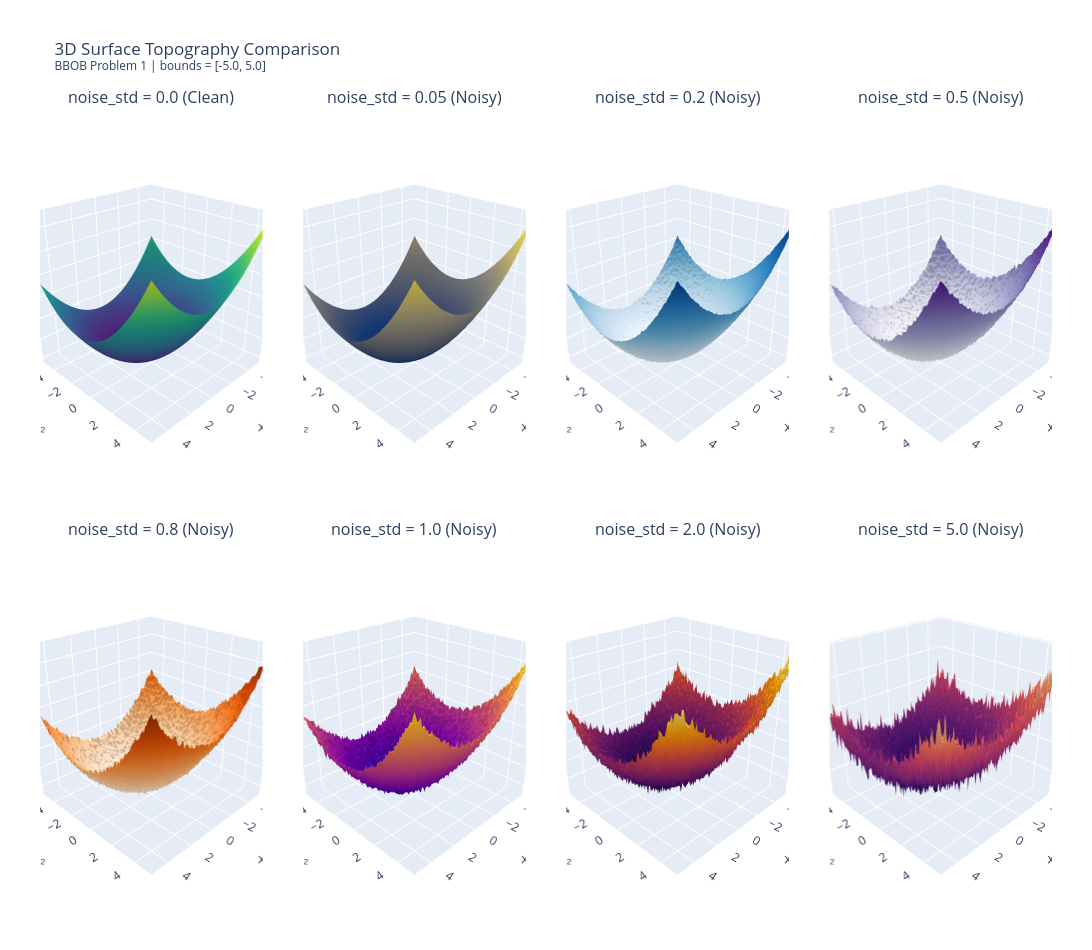

Notebook source saved alongside this figure:
### Markdown cell above
## 4. 3D Surface Topography Comparison
Render 3D surface plots for all noise standard deviation levels (`all_stds`) to analyze surface roughness and gradient degradation.

### Code cell
fig_3d_titles = [f"noise_std = {std} ({'Clean' if std==0.0 else 'Noisy'})" for std in all_stds]
fig_3d = make_subplots(
    rows=2, cols=4,
    specs=[[{'type': 'surface'} for _ in range(4)] for _ in range(2)],
    subplot_titles=fig_3d_titles,
    horizontal_spacing=0.04,
    vertical_spacing=0.08
)

coords_3d = [(1, 1), (1, 2), (1, 3), (1, 4), (2, 1), (2, 2), (2, 3), (2, 4)]
colorscales_3d = ['Viridis', 'Cividis', 'Blues', 'Purples', 'Oranges', 'Plasma', 'Inferno', 'Magma']

for std, (r, c), cscale in zip(all_stds, coords_3d, colorscales_3d):
    fig_3d.add_trace(
        go.Surface(
            x=X, y=Y, 
            z=landscapes[std], 
            colorscale=cscale, 
            showscale=False
        ),
        row=r, col=c
    )

fig_3d.update_scenes(
    xaxis_title='x₁',
    yaxis_title='x₂',
    zaxis_title='f(x)',
    aspectmode='cube',
    camera=dict(eye=dict(x=1.7, y=1.7, z=1.2))
)

fig_3d.update_layout(
    title_text=f"3D Surface Topography Comparison<br><sup>BBOB Problem {problem_id} | bounds = [{problem.lower_bound}, {problem.upper_bound}]</sup>",
    height=950,
    width=1450,
    margin=dict(l=40, r=40, t=110, b=40)
)
fig_3d.show()

### Figure 1 — Plotly figure (JSON) as saved in the notebook; plotly's stock layout.template omitted (floating-point values rounded to 4 significant figures; data arrays with more than 128 entries replaced by an {"elided": "..."} marker saying what was removed)
{"data": [{"colorscale": [[0, "#440154"], [0.1111, "#482878"], [0.2222, "#3e4989"], [0.3333, "#31688e"], [0.4444, "#26828e"], [0.5556, "#1f9e89"], [0.6667, "#35b779"], [0.7778, "#6ece58"], [0.8889, "#b5de2b"], [1, "#fde725"]], "scene": "scene", "showscale": false, "type": "surface", "x": {"elided": "100x100 float values"}, "y": {"elided": "100x100 float values"}, "z": {"elided": "100x100 float values"}}, {"colorscale": [[0, "#00224e"], [0.1111, "#123570"], [0.2222, "#3b496c"], [0.3333, "#575d6d"], [0.4444, "#707173"], [0.5556, "#8a8678"], [0.6667, "#a59c74"], [0.7778, "#c3b369"], [0.8889, "#e1cc55"], [1, "#fee838"]], "scene": "scene2", "showscale": false, "type": "surface", "x": {"elided": "100x100 float values"}, "y": {"elided": "100x100 float values"}, "z": {"elided": "100x100 float values"}}, {"colorscale": [[0, "rgb(247,251,255)"], [0.125, "rgb(222,235,247)"], [0.25, "rgb(198,219,239)"], [0.375, "rgb(158,202,225)"], [0.5, "rgb(107,174,214)"], [0.625, "rgb(66,146,198)"], [0.75, "rgb(33,113,181)"], [0.875, "rgb(8,81,156)"], [1, "rgb(8,48,107)"]], "scene": "scene3", "showscale": false, "type": "surface", "x": {"elided": "100x100 float values"}, "y": {"elided": "100x100 float values"}, "z": {"elided": "100x100 float values"}}, {"colorscale": [[0, "rgb(252,251,253)"], [0.125, "rgb(239,237,245)"], [0.25, "rgb(218,218,235)"], [0.375, "rgb(188,189,220)"], [0.5, "rgb(158,154,200)"], [0.625, "rgb(128,125,186)"], [0.75, "rgb(106,81,163)"], [0.875, "rgb(84,39,143)"], [1, "rgb(63,0,125)"]], "scene": "scene4", "showscale": false, "type": "surface", "x": {"elided": "100x100 float values"}, "y": {"elided": "100x100 float values"}, "z": {"elided": "100x100 float values"}}, {"colorscale": [[0, "rgb(255,245,235)"], [0.125, "rgb(254,230,206)"], [0.25, "rgb(253,208,162)"], [0.375, "rgb(253,174,107)"], [0.5, "rgb(253,141,60)"], [0.625, "rgb(241,105,19)"], [0.75, "rgb(217,72,1)"], [0.875, "rgb(166,54,3)"], [1, "rgb(127,39,4)"]], "scene": "scene5", "showscale": false, "type": "surface", "x": {"elided": "100x100 float values"}, "y": {"elided": "100x100 float values"}, "z": {"elided": "100x100 float values"}}, {"colorscale": [[0, "#0d0887"], [0.1111, "#46039f"], [0.2222, "#7201a8"], [0.3333, "#9c179e"], [0.4444, "#bd3786"], [0.5556, "#d8576b"], [0.6667, "#ed7953"], [0.7778, "#fb9f3a"], [0.8889, "#fdca26"], [1, "#f0f921"]], "scene": "scene6", "showscale": false, "type": "surface", "x": {"elided": "100x100 float values"}, "y": {"elided": "100x100 float values"}, "z": {"elided": "100x100 float values"}}, {"colorscale": [[0, "#000004"], [0.1111, "#1b0c41"], [0.2222, "#4a0c6b"], [0.3333, "#781c6d"], [0.4444, "#a52c60"], [0.5556, "#cf4446"], [0.6667, "#ed6925"], [0.7778, "#fb9b06"], [0.8889, "#f7d13d"], [1, "#fcffa4"]], "scene": "scene7", "showscale": false, "type": "surface", "x": {"elided": "100x100 float values"}, "y": {"elided": "100x100 float values"}, "z": {"elided": "100x100 float values"}}, {"colorscale": [[0, "#000004"], [0.1111, "#180f3d"], [0.2222, "#440f76"], [0.3333, "#721f81"], [0.4444, "#9e2f7f"], [0.5556, "#cd4071"], [0.6667, "#f1605d"], [0.7778, "#fd9668"], [0.8889, "#feca8d"], [1, "#fcfdbf"]], "scene": "scene8", "showscale": false, "type": "surface", "x": {"elided": "100x100 float values"}, "y": {"elided": "100x100 float values"}, "z": {"elided": "100x100 float values"}}], "layout": {"annotations": [{"font": {"size": 16}, "showarrow": false, "text": "noise_std = 0.0 (Clean)", "x": 0.11, "xanchor": "center", "xref": "paper", "y": 1, "yanchor": "bottom", "yref": "paper"}, {"font": {"size": 16}, "showarrow": false, "text": "noise_std = 0.05 (Noisy)", "x": 0.37, "xanchor": "center", "xref": "paper", "y": 1, "yanchor": "bottom", "yref": "paper"}, {"font": {"size": 16}, "showarrow": false, "text": "noise_std = 0.2 (Noisy)", "x": 0.63, "xanchor": "center", "xref": "paper", "y": 1, "yanchor": "bottom", "yref": "paper"}, {"font": {"size": 16}, "showarrow": false, "text": "noise_std = 0.5 (Noisy)", "x": 0.89, "xanchor": "center", "xref": "paper", "y": 1, "yanchor": "bottom", "yref": "paper"}, {"font": {"size": 16}, "showarrow": false, "text": "noise_std = 0.8 (Noisy)", "x": 0.11, "xanchor": "center", "xref": "paper", "y": 0.46, "yanchor": "bottom", "yref": "paper"}, {"font": {"size": 16}, "showarrow": false, "text": "noise_std = 1.0 (Noisy)", "x": 0.37, "xanchor": "center", "xref": "paper", "y": 0.46, "yanchor": "bottom", "yref": "paper"}, {"font": {"size": 16}, "showarrow": false, "text": "noise_std = 2.0 (Noisy)", "x": 0.63, "xanchor": "center", "xref": "paper", "y": 0.46, "yanchor": "bottom", "yref": "paper"}, {"font": {"size": 16}, "showarrow": false, "text": "noise_std = 5.0 (Noisy)", "x": 0.89, "xanchor": "center", "xref": "paper", "y": 0.46, "yanchor": "bottom", "yref": "paper"}], "height": 950, "margin": {"b": 40, "l": 40, "r": 40, "t": 110}, "scene": {"aspectmode": "cube", "camera": {"eye": {"x": 1.7, "y": 1.7, "z": 1.2}}, "domain": {"x": [0, 0.22], "y": [0.54, 1]}, "xaxis": {"title": {"text": "x₁"}}, "yaxis": {"title": {"text": "x₂"}}, "zaxis": {"title": {"text": "f(x)"}}}, "scene2": {"aspectmode": "cube", "camera": {"eye": {"x": 1.7, "y": 1.7, "z": 1.2}}, "domain": {"x": [0.26, 0.48], "y": [0.54, 1]}, "xaxis": {"title": {"text": "x₁"}}, "yaxis": {"title": {"text": "x₂"}}, "zaxis": {"title": {"text": "f(x)"}}}, "scene3": {"aspectmode": "cube", "camera": {"eye": {"x": 1.7, "y": 1.7, "z": 1.2}}, "domain": {"x": [0.52, 0.74], "y": [0.54, 1]}, "xaxis": {"title": {"text": "x₁"}}, "yaxis": {"title": {"text": "x₂"}}, "zaxis": {"title": {"text": "f(x)"}}}, "scene4": {"aspectmode": "cube", "camera": {"eye": {"x": 1.7, "y": 1.7, "z": 1.2}}, "domain": {"x": [0.78, 1], "y": [0.54, 1]}, "xaxis": {"title": {"text": "x₁"}}, "yaxis": {"title": {"text": "x₂"}}, "zaxis": {"title": {"text": "f(x)"}}}, "scene5": {"aspectmode": "cube", "camera": {"eye": {"x": 1.7, "y": 1.7, "z": 1.2}}, "domain": {"x": [0, 0.22], "y": [0, 0.46]}, "xaxis": {"title": {"text": "x₁"}}, "yaxis": {"title": {"text": "x₂"}}, "zaxis": {"title": {"text": "f(x)"}}}, "scene6": {"aspectmode": "cube", "camera": {"eye": {"x": 1.7, "y": 1.7, "z": 1.2}}, "domain": {"x": [0.26, 0.48], "y": [0, 0.46]}, "xaxis": {"title": {"text": "x₁"}}, "yaxis": {"title": {"text": "x₂"}}, "zaxis": {"title": {"text": "f(x)"}}}, "scene7": {"aspectmode": "cube", "camera": {"eye": {"x": 1.7, "y": 1.7, "z": 1.2}}, "domain": {"x": [0.52, 0.74], "y": [0, 0.46]}, "xaxis": {"title": {"text": "x₁"}}, "yaxis": {"title": {"text": "x₂"}}, "zaxis": {"title": {"text": "f(x)"}}}, "scene8": {"aspectmode": "cube", "camera": {"eye": {"x": 1.7, "y": 1.7, "z": 1.2}}, "domain": {"x": [0.78, 1], "y": [0, 0.46]}, "xaxis": {"title": {"text": "x₁"}}, "yaxis": {"title": {"text": "x₂"}}, "zaxis": {"title": {"text": "f(x)"}}}, "title": {"text": "3D Surface Topography Comparison<br><sup>BBOB Problem 1 | bounds = [-5.0, 5.0]</sup>"}, "width": 1450}}
